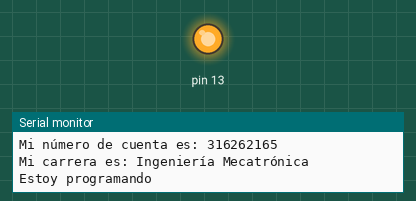
Simulated run of this sketch. Board: Arduino Uno, built with avr-gcc and run on an emulated ATmega328P. Shown: output pins drawn as LEDs (lit = HIGH), the last lines printed to the serial monitor.

Above: at 0.1 s.
At 6.1 s:
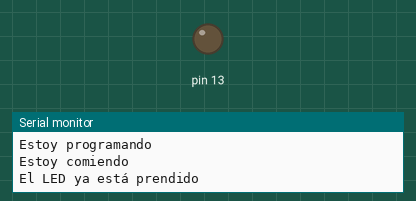
Timing chart, 0 to 7.6 s (numbered marks = the images above):
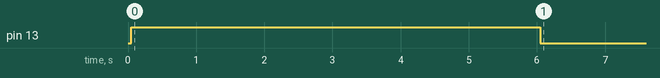

The sketch:

POO_en_Arduino.ino
```cpp
int estadoLed = LOW;

// Clase
class Estudiante{
  // Atributos
  public:
  long numeroCuenta;
  float promedio;
  String carrera;
  float creditos;

  // Constructor
  Estudiante(long _numeroCuenta, String _carrera){
    numeroCuenta = _numeroCuenta;
    carrera = _carrera;
    Serial.println("Creando objeto de la clase estudiante");
  }

  // Métodos
  void programar(){
    Serial.println("Estoy programando");
  }
  void comer(){
    Serial.println("Estoy comiendo");
  }

  void prenderLed(int pinLed){
    if(estadoLed == HIGH){
      Serial.println("El LED ya está prendido");
    }
    else{
      estadoLed = HIGH;
      digitalWrite(pinLed,estadoLed);
    }
  }

  void apagarLed(int pinLed){
    if(estadoLed == LOW){
      Serial.println("El LED ya está apagado");
    }
    else{
      estadoLed = LOW;
      digitalWrite(pinLed,estadoLed);
    }
  }

};  // Punto y coma al terminar de definir la clase


// Creamos objeto de tipo estudiante
Estudiante Carlos = Estudiante(316262165,"Ingeniería Mecatrónica");

void setup() {
  Serial.begin(9600);
  pinMode(13,OUTPUT);

  Serial.print("Mi número de cuenta es: ");
  Serial.println(Carlos.numeroCuenta);
  Serial.print("Mi carrera es: ");
  Serial.println(Carlos.carrera);

  Carlos.programar();
  Carlos.comer();

  Carlos.prenderLed(13);
  delay(3000);
  Carlos.prenderLed(13);
  delay(3000);
  Carlos.apagarLed(13);
  delay(3000);
  Carlos.apagarLed(13);
}

void loop() {

}
```
